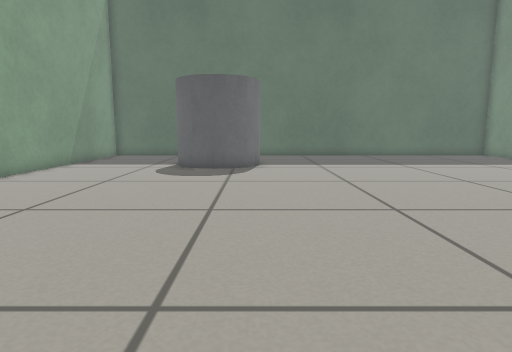
view 1 (above)

14 first-person views from a walk through a world built for the Gazebo simulator. The camera is 0.43 m above the floor, tilts 8° down and sees 75° across. The floor is counted in squares, 0.25 m on a side. Each view is taken from the middle of a square. On the plan, view 1 faces up. The plan holds only what a view shows up to about 16 squares ahead; the rest is blank.

view 2
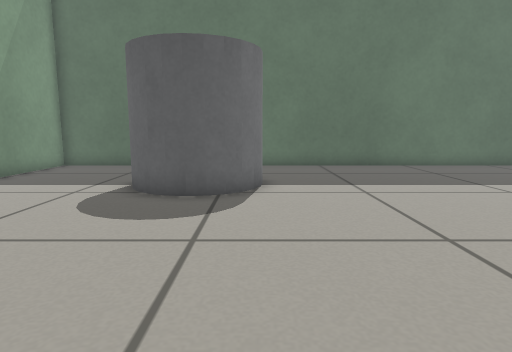

view 3
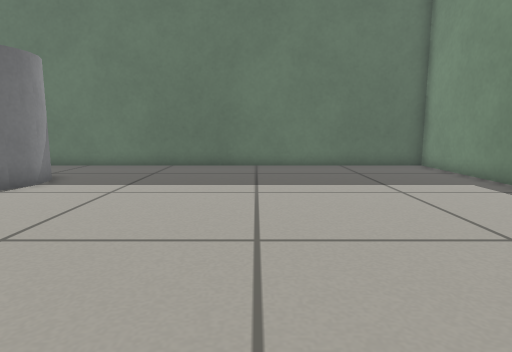

view 4
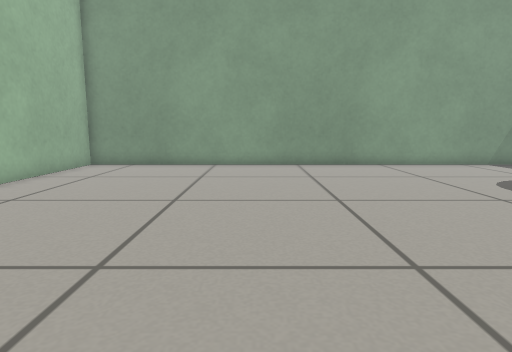

view 5
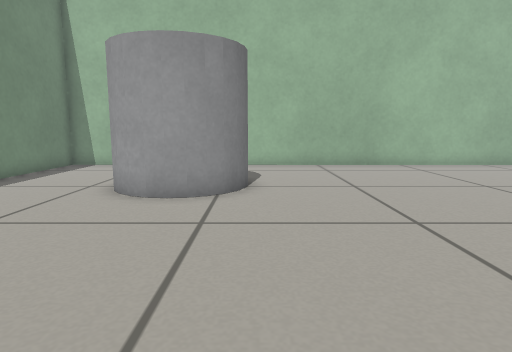

view 6
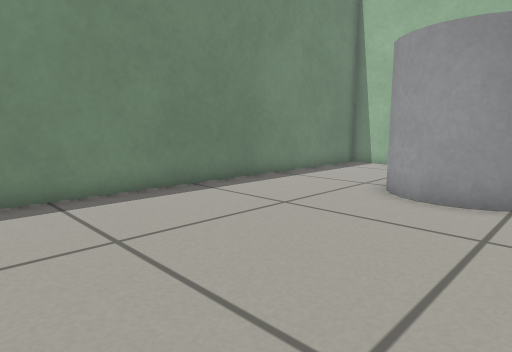

view 7
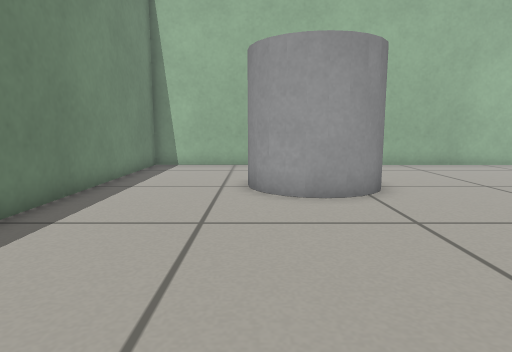

view 8
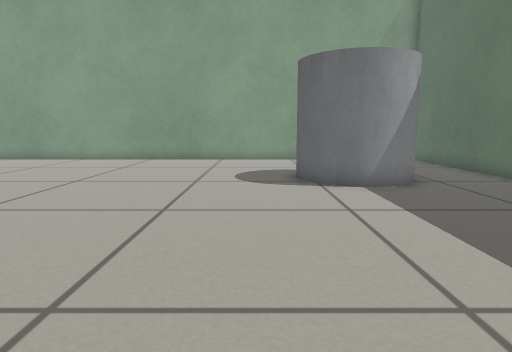

view 9
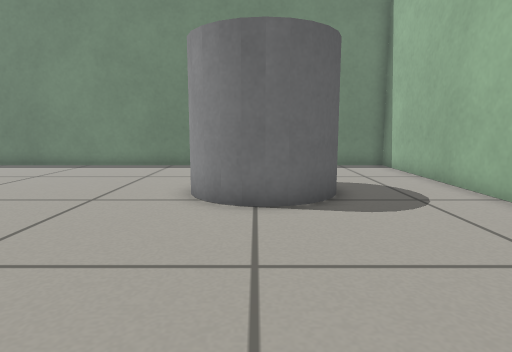

view 10
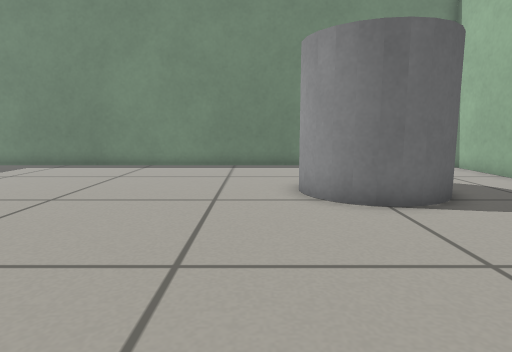

view 11
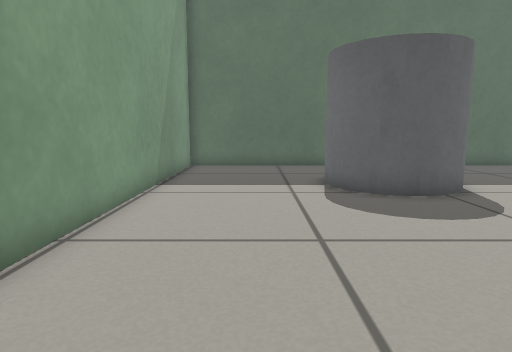

view 12
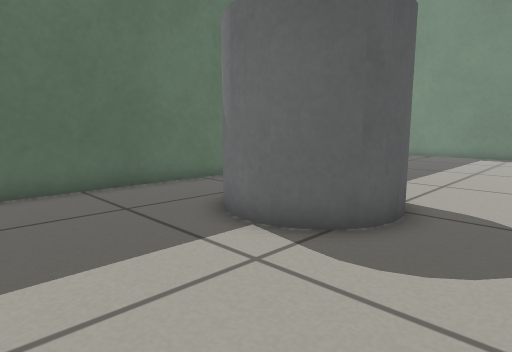

view 13
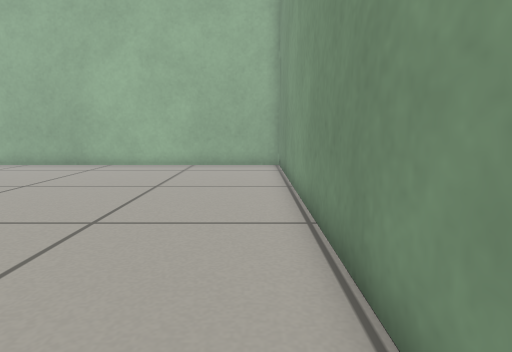

view 14
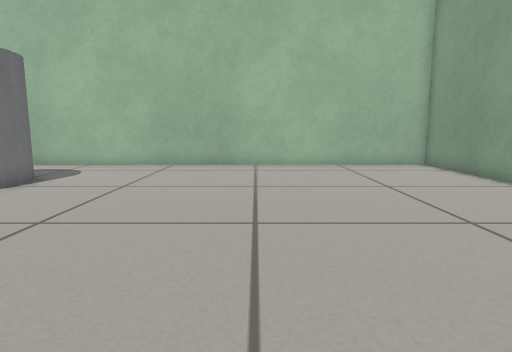

### Floor plan
Key: @ floor where view 1 was taken; # wall or solid block; . floor; C grey cylinder.
Columns run from 9 left of view 1 to 15 right of it. Each row starts with its distance up from view 1.
 22 #########################
 21 #.......................#
 20 #.......................#
 19 #.......................#
 18 #.....C CC..............#
 17 #....CC  C..............#
 16 #....CC  C..............#
 15 #.....CCCC..............#
 14 #......C................#
 13 #.......................#
 12 #.......................#
 11 #.......................#
 10 #.......................#
  9 #.......................#
  8 #.......................#
  7 #.......................#
  6 #.......................#
  5 #................CC.....#
  4 #...............C CC....#
  3 #..............CC  C....#
  2 #..............CC   ....#
  1 #...............CC .....#
  0 #........@..............#
 -1 #.......................#
 -2 #.......................#
 -3 #########################

Where each view was taken, in squares from view 1:
view 1: 0 up, 0 right, facing up
view 2: 6 up, 0 right, facing up
view 3: 6 up, 7 right, facing up
view 4: 5 up, 7 right, facing left
view 5: 13 up, 6 right, facing down
view 6: 13 up, 6 right, facing down-right
view 7: 13 up, 10 right, facing down
view 8: 13 up, 10 right, facing left
view 9: 3 up, 1 left, facing right
view 10: 6 up, 1 left, facing right
view 11: 6 up, 6 left, facing up
view 12: 12 up, 8 left, facing up-right
view 13: 13 up, 8 left, facing down
view 14: 13 up, 1 left, facing down
